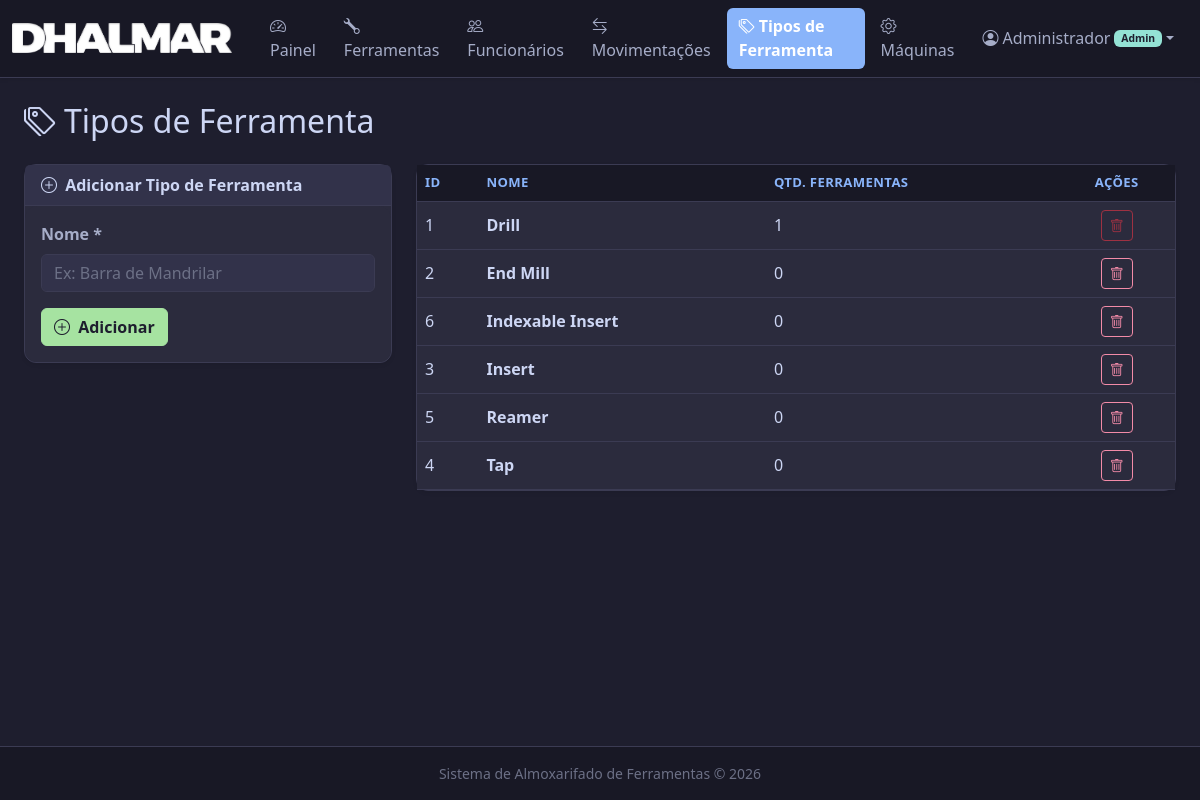
The app's page /tool-types/ (signed in) with its own data.
### app/models.py (models this page shows, shortened)
class User(Base):
    __tablename__ = "users"
    id = Column(Integer, primary_key=True, index=True)
    username = Column(String(100), nullable=False, unique=True)
    full_name = Column(String(200), nullable=False, default="")
    password_hash = Column(String(255), nullable=False)
    role = Column(String(10), nullable=False, default="USER")  # ADMIN or USER
    active = Column(Integer, default=1)  # 1=active, 0=disabled
    created_at = Column(DateTime, default=datetime.utcnow)

class ToolType(Base):
    __tablename__ = "tool_types"
    id = Column(Integer, primary_key=True, index=True)
    name = Column(String(100), nullable=False, unique=True)
    tools = relationship("Tool", back_populates="tool_type")

### app/routers/tool_types.py (the view)
@router.get("/")
def tool_types_list(request: Request, db: Session = Depends(get_db)):
    types = db.query(ToolType).order_by(ToolType.name).all()
    return request.app.state.templates.TemplateResponse(
        "tool_types/index.html",
        {"request": request, "tool_types": types},
    )

### app/templates/tool_types/index.html (shortened to what this page needs)
{% extends "base.html" %}
{% set active_page = "tool_types" %}
{% block content %}
<h2 class="mb-4"><i class="bi bi-tags me-2"></i>Tipos de Ferramenta</h2>
<div class="row g-4">
    <div class="col-lg-4">
        <div class="card shadow-sm">
            <div class="card-header">
                <i class="bi bi-plus-circle me-1"></i> Adicionar Tipo de Ferramenta
            </div>
            <div class="card-body">
                <form method="POST" action="/tool-types/create">
                    <div class="mb-3">
                        <label class="form-label fw-semibold">Nome *</label>
                        <input type="text" name="name" class="form-control"
                               placeholder="Ex: Barra de Mandrilar" required>
                    </div>
                    <button type="submit" class="btn btn-success">
                        <i class="bi bi-plus-circle me-1"></i> Adicionar
                    </button>
                </form>
            </div>
        </div>
    </div>
    <div class="col-lg-8">
        <div class="card shadow-sm">
            <div class="card-body p-0">
                <div class="table-responsive">
                    <table class="table table-hover table-striped mb-0 align-middle">
                        <thead class="table-dark">
                            <tr>
                                <th>ID</th>
                                <th>Nome</th>
                                <th>Qtd. Ferramentas</th>
                                <th class="text-center">Ações</th>
                            </tr>
                        </thead>
                        <tbody>
                        {% for tt in tool_types %}
                            <tr>
                                <td>{{ tt.id }}</td>
                                <td class="fw-semibold">{{ tt.name }}</td>
                                <td>{{ tt.tools | length }}</td>
                                <td class="text-center">
                                    <form method="POST" action="/tool-types/{{ tt.id }}/delete"
                                          class="d-inline"
                                          onsubmit="return confirm('Excluir tipo {{ tt.name }}?')">
                                        <button class="btn btn-sm btn-outline-danger"
                                                {% if tt.tools %}disabled title="Não é possível excluir: possui ferramentas"{% endif %}>
                                            <i class="bi bi-trash"></i>
                                        </button>
                                    </form>
                                </td>
                            </tr>
                        {% endfor %}
                        </tbody>
                    </table>
                </div>
            </div>
        </div>
    </div>
</div>
{% endblock %}

### app/templates/base.html (shortened to what this page needs)
<!DOCTYPE html>
<html lang="pt-BR" data-bs-theme="dark">
<head>
    <link href="https://cdn.jsdelivr.net/npm/bootstrap@5.3.3/dist/css/bootstrap.min.css"
          rel="stylesheet">
    <link href="https://cdn.jsdelivr.net/npm/bootstrap-icons@1.11.3/font/bootstrap-icons.min.css"
          rel="stylesheet">
    <link href="/static/css/style.css" rel="stylesheet">
</head>
<body>
<nav class="navbar navbar-expand-lg navbar-dark bg-dark shadow-sm">
    <div class="container-fluid">
        <a class="navbar-brand d-flex align-items-center" href="/">
            <img src="/static/images/DHALMARLOGO.png" alt="Logo" class="me-2" style="width: 220px; height: 30px;">
        </a>
        <div class="collapse navbar-collapse" id="navMain">
            <ul class="navbar-nav me-auto mb-2 mb-lg-0">
                <li class="nav-item">
                    <a class="nav-link {% if active_page == 'dashboard' %}active{% endif %}"
                       href="/"><i class="bi bi-speedometer2 me-1"></i>Painel</a>
                </li>
                <li class="nav-item">
                    <a class="nav-link {% if active_page == 'tools' %}active{% endif %}"
                       href="/tools"><i class="bi bi-wrench me-1"></i>Ferramentas</a>
                </li>
                <li class="nav-item">
                    <a class="nav-link {% if active_page == 'employees' %}active{% endif %}"
                       href="/employees"><i class="bi bi-people me-1"></i>Funcionários</a>
                </li>
                <li class="nav-item">
                    <a class="nav-link {% if active_page == 'movements' %}active{% endif %}"
                       href="/movements"><i class="bi bi-arrow-left-right me-1"></i>Movimentações</a>
                </li>
                <li class="nav-item">
                    <a class="nav-link {% if active_page == 'tool_types' %}active{% endif %}"
                       href="/tool-types"><i class="bi bi-tags me-1"></i>Tipos de Ferramenta</a>
                </li>
                <li class="nav-item">
                    <a class="nav-link {% if active_page == 'machines' %}active{% endif %}"
                       href="/machines"><i class="bi bi-gear me-1"></i>Máquinas</a>
                </li>
            </ul>
            {% if request.state.current_user %}
            <ul class="navbar-nav ms-auto">
                <li class="nav-item dropdown">
                    <a class="nav-link dropdown-toggle d-flex align-items-center" href="#"
                       id="userDropdown" role="button" data-bs-toggle="dropdown" aria-expanded="false">
                        <i class="bi bi-person-circle me-1"></i>
                        {{ request.state.current_user.full_name or request.state.current_user.username }}
                        {% if request.state.current_user.role == 'ADMIN' %}
                        <span class="badge bg-info ms-1" style="font-size: 0.65rem;">Admin</span>
                        {% endif %}
                    </a>
                </li>
            </ul>
            {% endif %}
        </div>
    </div>
</nav>
<main class="container-fluid py-4 px-4">
    {% block content %}{% endblock %}
</main>
<footer class="text-center text-muted py-3 border-top mt-auto small">
    Sistema de Almoxarifado de Ferramentas &copy; 2026
</footer>
</body>
</html>

### app/static/css/style.css (style rules this page uses)
:root { --bg-primary: #1e1e2e; --bg-secondary: #252536; --bg-tertiary: #2b2b3d; --bg-card: #2b2b3d; --bg-card-header: #32324a; --bg-input: #32324a; --bg-navbar: #181825; --text-primary: #cdd6f4; --text-secondary: #a6adc8; --text-muted: #6c7086; --border-color: #3b3b53; --accent-blue: #89b4fa; --accent-green: #a6e3a1; --accent-red: #f38ba8; --accent-yellow: #f9e2af; --accent-purple: #cba6f7; --accent-teal: #94e2d5; --accent-orange: #fab387; --hover-bg: #35355a; --shadow-color: rgba(0, 0, 0, 0.3); }
body { background-color: var(--bg-primary); color: var(--text-primary); min-height: 100vh; display: flex; flex-direction: column; font-family: 'Segoe UI', system-ui, -apple-system, sans-serif; }
main { flex: 1; }
.navbar { background-color: var(--bg-navbar) !important; border-bottom: 1px solid var(--border-color); box-shadow: 0 2px 8px var(--shadow-color); }
.navbar-brand { font-weight: 700; font-size: 1.25rem; letter-spacing: 0.5px; color: var(--accent-blue) !important; }
.navbar-dark .navbar-nav .nav-link, .navbar .nav-link { color: var(--text-secondary) !important; transition: color 0.2s ease, background-color 0.2s ease; border-radius: 6px; padding: 0.4rem 0.75rem !important; margin: 0 2px; }
.navbar-dark .navbar-nav .nav-link.active, .navbar .nav-link.active { color: #fff !important; background-color: var(--accent-blue); font-weight: 600; }
.card { border: 1px solid var(--border-color); border-radius: 0.75rem; background-color: var(--bg-card); box-shadow: 0 2px 8px var(--shadow-color); transition: transform 0.15s ease, box-shadow 0.15s ease; }
.card-header { font-weight: 600; background-color: var(--bg-card-header); border-bottom: 1px solid var(--border-color); color: var(--text-primary); }
.card-body { background-color: var(--bg-card); color: var(--text-primary); border-radius: 0.75rem; }
.table { color: var(--text-primary); --bs-table-bg: var(--bg-card); --bs-table-color: var(--text-primary); --bs-table-border-color: var(--border-color); --bs-table-striped-bg: var(--bg-tertiary); --bs-table-striped-color: var(--text-primary); --bs-table-hover-bg: var(--hover-bg); --bs-table-hover-color: var(--text-primary); }
.table th { font-size: 0.82rem; text-transform: uppercase; letter-spacing: 0.4px; color: var(--text-secondary); border-bottom-color: var(--border-color); }
.table td { vertical-align: middle; border-bottom-color: var(--border-color); }
.table-dark { --bs-table-bg: var(--bg-navbar) !important; --bs-table-color: var(--text-primary); --bs-table-border-color: var(--border-color); }
thead.table-dark th { background-color: var(--bg-navbar) !important; color: var(--accent-blue); border-color: var(--border-color) !important; }
.form-control, .form-select { background-color: var(--bg-input); border-color: var(--border-color); color: var(--text-primary); transition: border-color 0.2s ease, box-shadow 0.2s ease; }
.form-control::placeholder { color: var(--text-muted); }
.form-label { color: var(--text-secondary); font-weight: 500; }
.btn-success { background-color: var(--accent-green); border-color: var(--accent-green); color: #1e1e2e; font-weight: 600; }
.btn-outline-danger { border-color: var(--accent-red); color: var(--accent-red); }
.badge { font-weight: 600; }
.badge.bg-info { background-color: var(--accent-teal) !important; color: #1e1e2e; }
footer { font-size: 0.85rem; background-color: var(--bg-navbar); border-top-color: var(--border-color) !important; color: var(--text-muted) !important; }
.border-top { border-top-color: var(--border-color) !important; }
.text-muted { color: var(--text-muted) !important; }
a { color: var(--accent-blue); }

### records on screen
User: state.current_user "Administrador"
ToolType: id "1", name "Drill", tools|length "1"
ToolType: id "2", name "End Mill", tools|length "0"
ToolType: id "6", name "Indexable Insert", tools|length "0"
ToolType: id "3", name "Insert", tools|length "0"
ToolType: id "5", name "Reamer", tools|length "0"
ToolType: id "4", name "Tap", tools|length "0"
